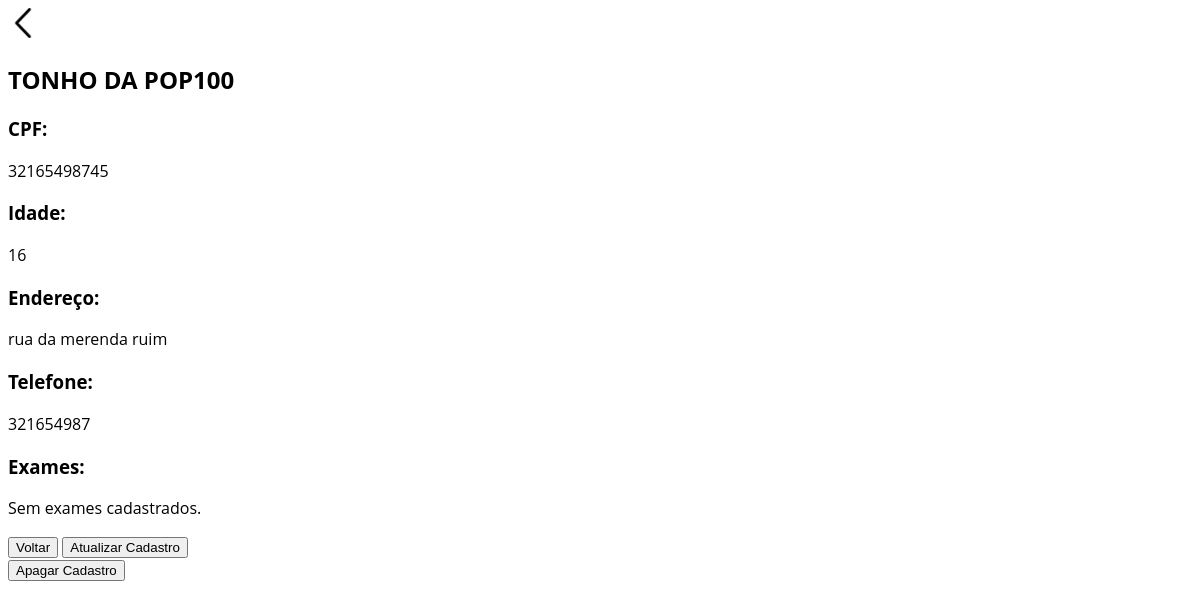
Screenshot of /patients/32165498745/ with the database file from the repository.
### patients/models.py (models this page shows, shortened)
class Patients(models.Model):
    cpf = models.CharField(primary_key=True, unique=True, max_length=11, null=False, blank=False)
    name = models.CharField(null=False, blank=False, max_length=100)
    age = models.SmallIntegerField(null=False, blank=False)
    addres = models.CharField(null=False, blank=False, max_length=200)
    phone = models.CharField(max_length=15)

### patients/views.py (the view)
# urls.py: path("patients/<str:cpf>/", get_patient, name="get_patient"),
def get_patient(request, cpf):
    patient = get_object_or_404(Patients, cpf=cpf)
    return render(request, "patients/patient_info.html", {"patient": patient})

### patients/templates/patients/patient_info.html (shortened to what this page needs)
<!DOCTYPE html>
<html lang="pt-br">
<head>
    {% load static %}
    <link rel="stylesheet" href="{% static "patients/style.css" %}">
</head>
<body>
    <header>
        <a href="{% url 'patients_list' %}" class="head_btn">
            <img src="{% static "patients/icons/back_icon.png" %}" alt="Voltar">
        </a>
        <h2>{{ patient.name.upper }}</h2>
    </header>
    <label for="cpf">
        <h3>CPF:</h3>
    </label>
    <p name="cpf">{{ patient.cpf }}</p>
    <label for="age">
        <h3>Idade:</h3>
    </label>
    <p name="age">{{ patient.age }}</p>
    <label for="addres">
        <h3>Endereço:</h3>
    </label>
    <p name="addres">{{ patient.addres }}</p>
    <label for="phone">
        <h3>Telefone:</h3>
    </label>
    <p id="phone">{{ patient.phone }}</p>
    <label for="exams_list">
        <h3>Exames:</h3>
    </label>
    {% if patient.exams.exists %}
        <table id="exams_list">
            <tr class="t_header">
                <th>Tipo</th>
                <th>Data agendada</th>
                <th>Status</th>
            </tr>
            {% for exam in patient.exams.all %}
                <tr>
                    <td>{{ exam.exam_type }}</td>
                    <td>{{ exam.scheduled_date }}</td>
                    <td>{{ exam.status }}</td>
                </tr>
            {% endfor %}
        </table>
    {% else %}
        <p>Sem exames cadastrados.</p>
    {% endif %}
    <button type="button" onclick="window.location='{% url 'patients_list' %}'">Voltar</button>
    <button type="button" onclick="window.location='{% url 'update_patient' patient.cpf %}'">Atualizar Cadastro</button>
    <form action="{% url 'remove_patient' patient.cpf %}" method="POST">
        <button type="submit" name='confirm' value="1">Apagar Cadastro</button>
    </form>
</body>
</html>

### patients/static/patients/style.css (style rules this page uses)
body { font-family: open Sans, sans-serif; }
.head_btn img { width: 30px; }

### rows the page displays
Patients: name "TONHO DA POP100", cpf "32165498745", age "16", addres "rua da merenda ruim", phone "321654987"
